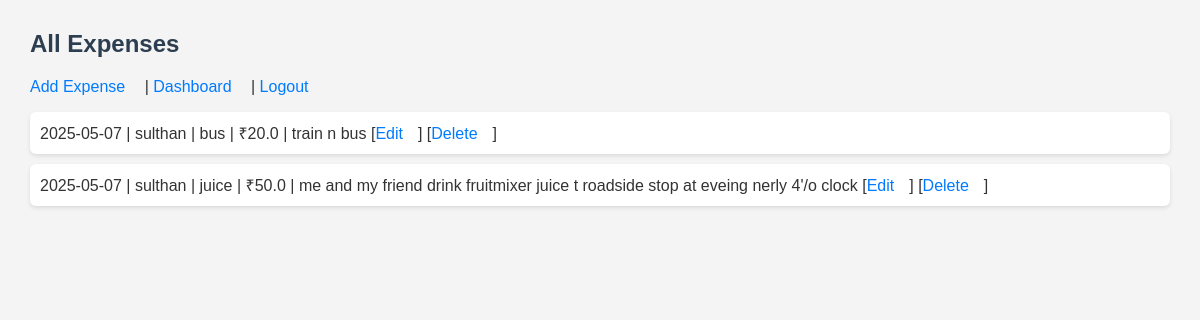
The page / (signed in) on the database its author committed.
### tables this page shows
CREATE TABLE expenses (
    id INTEGER PRIMARY KEY AUTOINCREMENT,
    user_id INTEGER,
    project TEXT NOT NULL,
    category TEXT NOT NULL,
    amount REAL NOT NULL,
    description TEXT,
    date TEXT NOT NULL,
    FOREIGN KEY (user_id) REFERENCES users (id)
);

### app.py (the view)
@app.route('/')
def index():
    if 'user_id' not in session:
        return redirect('/login')
    conn = get_db_connection()
    expenses = conn.execute('SELECT * FROM expenses WHERE user_id = ? ORDER BY date DESC',
                            (session['user_id'],)).fetchall()
    conn.close()
    return render_template('index.html', expenses=expenses)

### app.py (called while the page is built)
def get_db_connection():
    conn = sqlite3.connect('database.db')
    conn.row_factory = sqlite3.Row
    return conn

### templates/index.html (shortened to what this page needs)
<!DOCTYPE html>
<html>
<head>
    <link rel="stylesheet" href="{{ url_for('static', filename='style.css') }}">
</head>
<body>
<h2>All Expenses</h2>
<a href="/add">Add Expense</a> |
<a href="/dashboard">Dashboard</a> |
<a href="/logout">Logout</a>
<ul>
    {% for exp in expenses %}
        <li>
            {{ exp.date }} | {{ exp.project }} | {{ exp.category }} | ₹{{ exp.amount }} | {{ exp.description }}
            [<a href="/edit/{{ exp.id }}">Edit</a>]
            [<a href="/delete/{{ exp.id }}" onclick="return confirm('Are you sure?')">Delete</a>]
        </li>
    {% endfor %}
</ul>
</body>
</html>

### static/style.css (style rules this page uses)
body { font-family: Arial, sans-serif; margin: 30px; background-color: #f4f4f4; color: #333; }
h2 { color: #2c3e50; }
a { margin-right: 15px; text-decoration: none; color: #007bff; }
ul { list-style-type: none; padding-left: 0; }
li { background: white; margin: 10px 0; padding: 10px; border-radius: 6px; box-shadow: 0 2px 4px rgba(0,0,0,0.1); }

### rows shown on the page
expenses: date "2025-05-07", project "sulthan", category "bus", amount "20.0", description "train n bus"
expenses: date "2025-05-07", project "sulthan", category "juice", amount "50.0", description "me and my friend drink fruitmixer juice t roadside stop at eveing nerly 4'/o clock"
